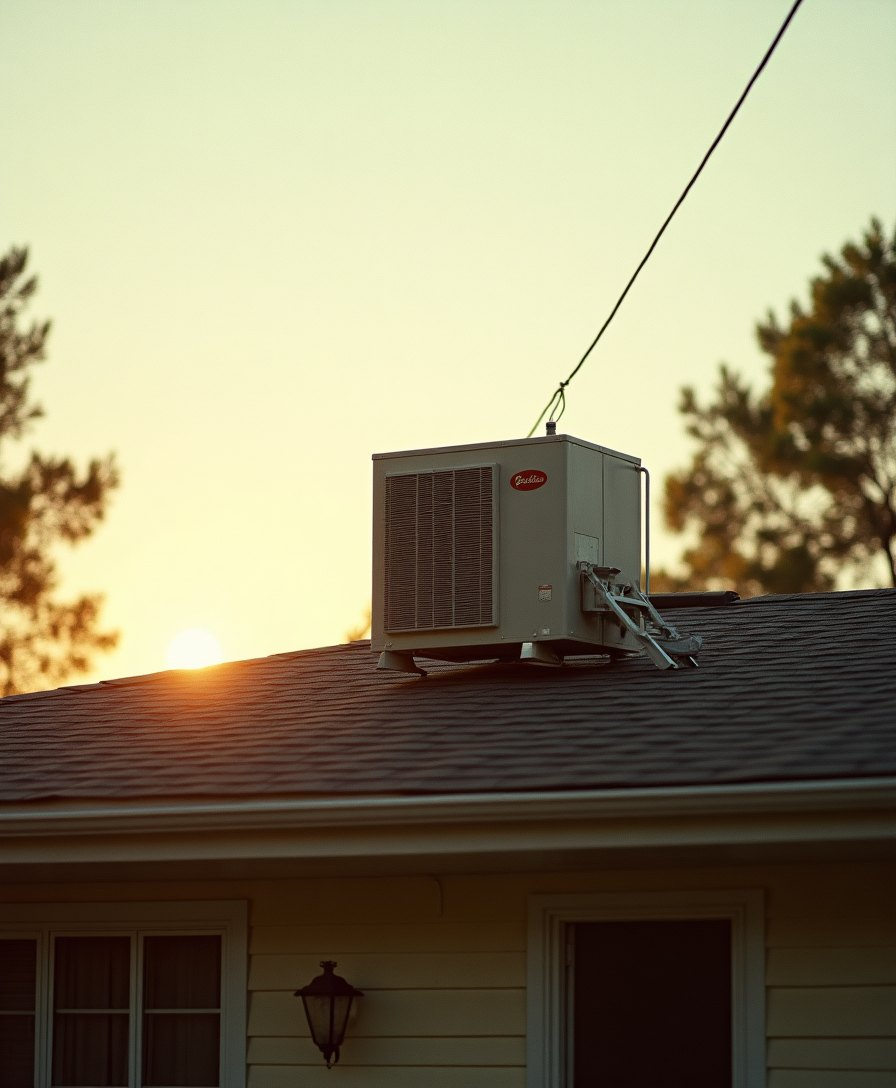
#> input picture examples/messiah-heating/assets/gen-gallery-6769cac3b8a84302.jpg, 896 x 1088 px
$ python -i photo_grade.py   (imports and definitions only)
#> lines starting #> are read from the running program, lines starting #| are printed output that depends on the picture
#> further down, picture is the input picture: PIL image 896x1088 RGB; mean R, G, B 142.8, 135.5, 107.7
"""Per-lead photo color-grading — fixes the #1 visual tell ("raw GMB photo
slammed into a refined frame").

Implements a compact subset of the 7-stage pipeline from the photo research:
  1. Normalize: simple white-balance + percentile exposure pin (LAB L*)
  2. Color-transfer: Reinhard-style LAB shift toward a palette target
  3. Polish: subtle saturation + contrast lift, slight vignette on the corners

What we DON'T do (yet):
  - MediaPipe multiclass segmentation (skin/sky/foliage masks) — would add
    ~250MB to the Railway container for ~20% extra quality. Deferred to v4.1
    when we move to a GPU worker.
  - lutgen-rs RBF palette→LUT — replaced with direct LAB shift toward
    palette's accent + ink. Lower fidelity but no Rust dep.
  - Cloudinary fallback for HDR-blown inputs — Reinhard handles most cases.

Per-lead cost: ~250ms for 5 photos at 1200px on a single Railway worker core.
Zero $/lead — pure CPU.

Cached by (photo_url_sha256, palette_hash) so re-runs on the same lead are
free.
"""
from __future__ import annotations

import hashlib
import io
import logging
import re
from pathlib import Path
from typing import Optional

import requests

log = logging.getLogger(__name__)

# Tunables — conservative defaults; tweak via env if needed.
_MAX_DOWNLOAD_BYTES = 12_000_000  # 12MB — Google Maps photos rarely exceed this
_TARGET_LONG_EDGE = 1600           # downscale to this on long edge before grading
_FETCH_TIMEOUT = 8


# [71 lines left out: functions _hex_to_rgb, _palette_target_rgb, _white_balance_grayworld, _rgb_tint_transfer, not called in this run]


def _polish(img, vignette_strength: float = 0.18, saturation_boost: float = 1.08, contrast_boost: float = 1.04):
    """Light film-grade finish: subtle saturation, contrast, corner vignette."""
#> called with vignette_strength = 0.18, saturation_boost = 1.08, contrast_boost = 1.04
    from PIL import Image, ImageEnhance, ImageFilter
    import numpy as np

    img = ImageEnhance.Color(img).enhance(saturation_boost)
    img = ImageEnhance.Contrast(img).enhance(contrast_boost)

    if vignette_strength <= 0:
        return img

    # Radial vignette via a Gaussian-blurred white-to-black mask
    w, h = img.size
#> w = 896; h = 1088
    cx, cy = w / 2, h / 2
#> cx = 448; cy = 544
    arr = np.zeros((h, w), dtype=np.float32)
    yy, xx = np.indices((h, w))
    d2 = (xx - cx) ** 2 + (yy - cy) ** 2
    max_d2 = cx * cx + cy * cy
#> max_d2 = 496640
    falloff = (d2 / max_d2) ** 1.4
    mask = 1.0 - (falloff * vignette_strength).clip(0, 1)
    mask = (mask * 255).astype('uint8')
    mask_img = Image.fromarray(mask).filter(ImageFilter.GaussianBlur(radius=20))
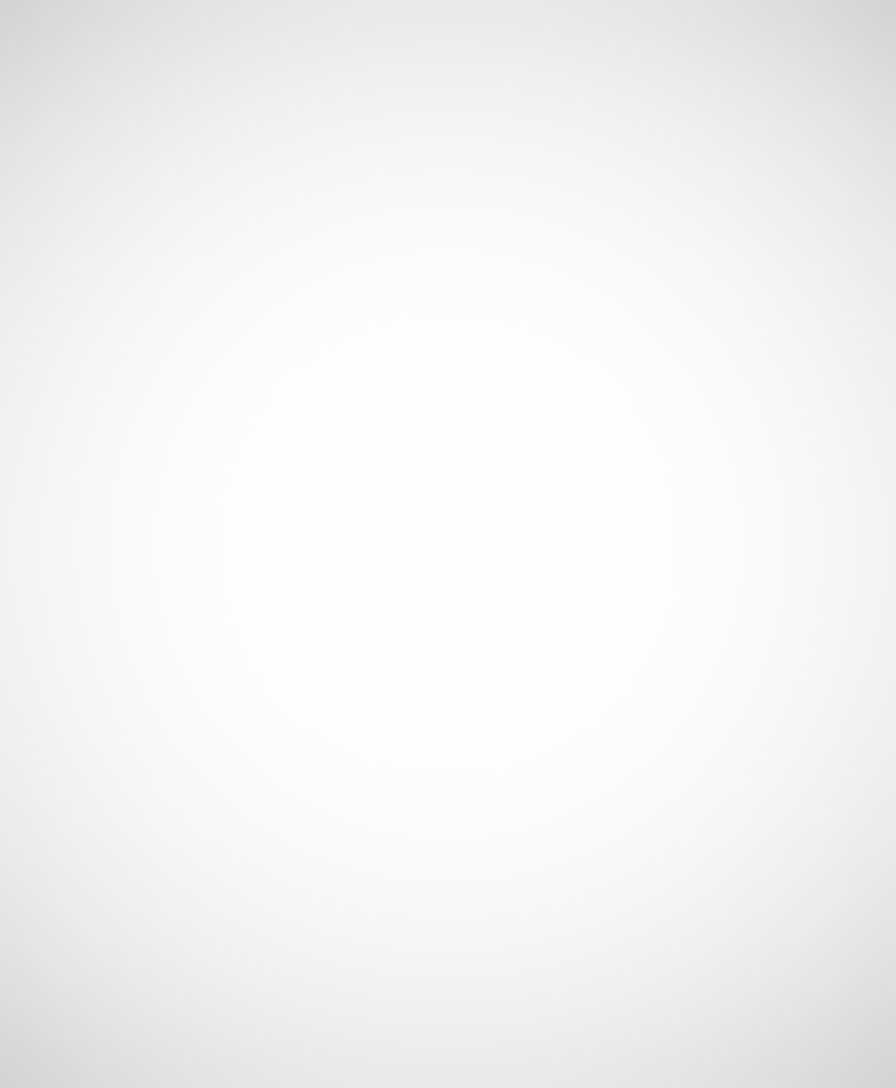
#> mask_img: PIL image 896x1088 L; min 211, max 254, mean 243.5
    black = Image.new('RGB', img.size, (0, 0, 0))
#> black: PIL image 896x1088 RGB; every value is 0
    return Image.composite(img, black, mask_img)
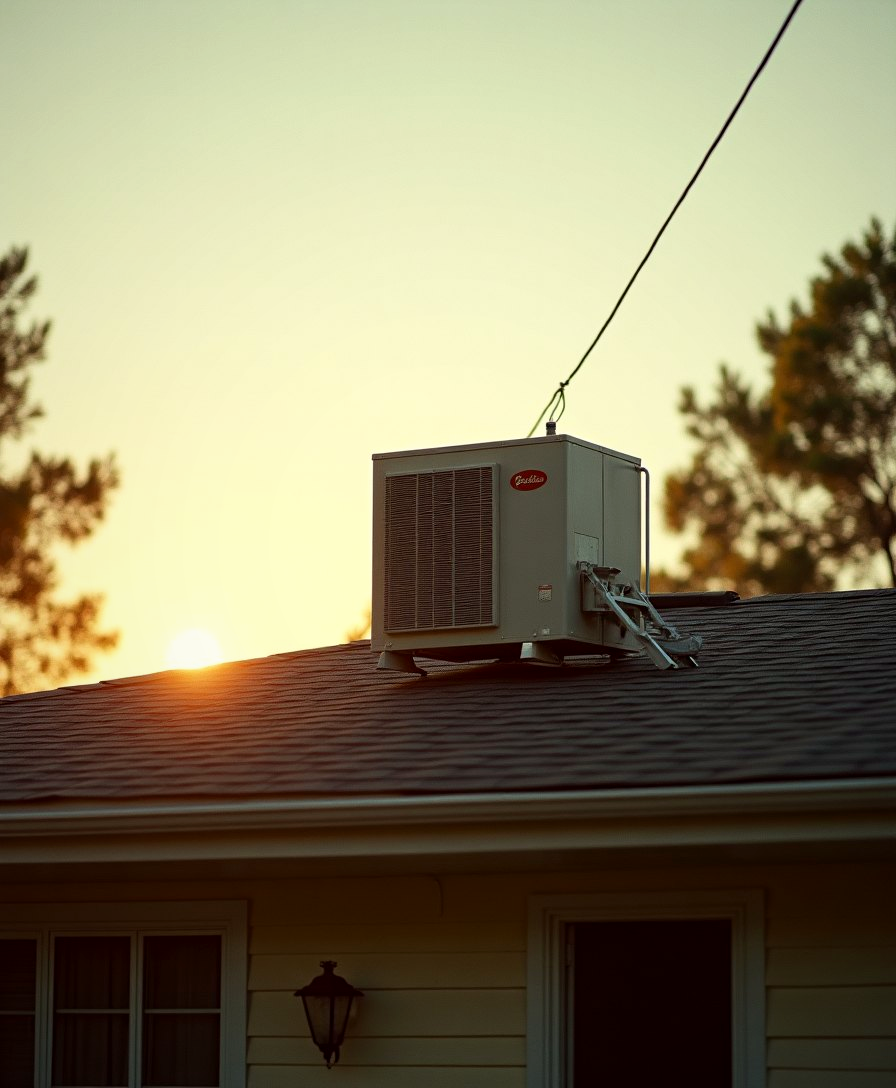
#> returned value: PIL image 896x1088 RGB; mean R, G, B 136.7, 128.8, 99.3


# [18 lines left out: functions _resize_long_edge, _palette_hash, not called in this run]


def _photo_hash(url: str) -> str:
    return hashlib.sha256(url.encode()).hexdigest()[:16]


# [82 lines left out: functions grade_photo, graded_url, not called in this run]


def graded_path(slug: str, photo_url: str, palette: dict, repo_path: str | Path) -> Path:
    """Repo-relative filesystem path for a graded photo."""
    return Path(repo_path) / 'static' / 'graded' / slug / f'{_photo_hash(photo_url)}-{_palette_hash(palette)}.jpg'


# [24 lines left out: function grade_all_for_lead, not called in this run]

>>> from PIL import Image
>>> picture = Image.open('../../examples/messiah-heating/assets/gen-gallery-6769cac3b8a84302.jpg')
>>> result = _polish(picture)
